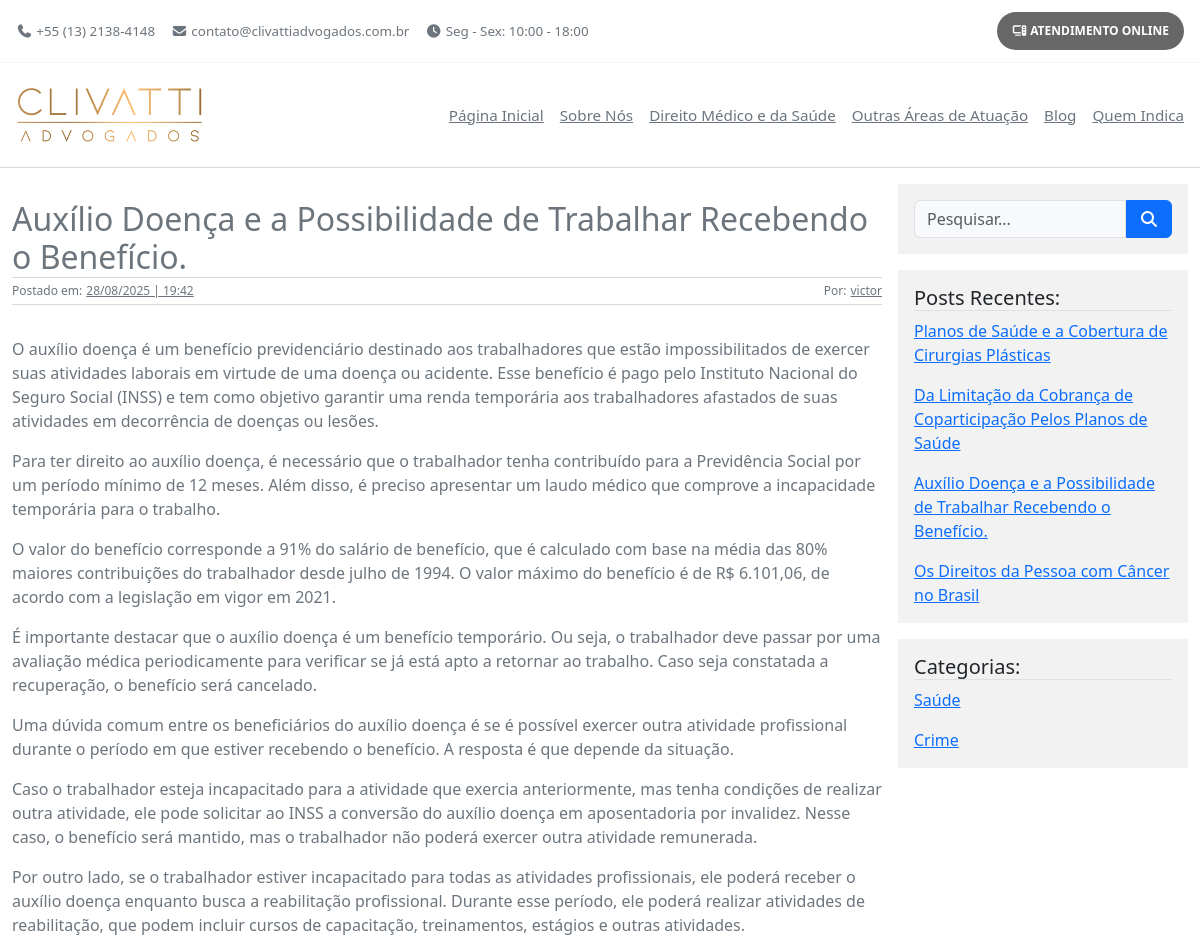
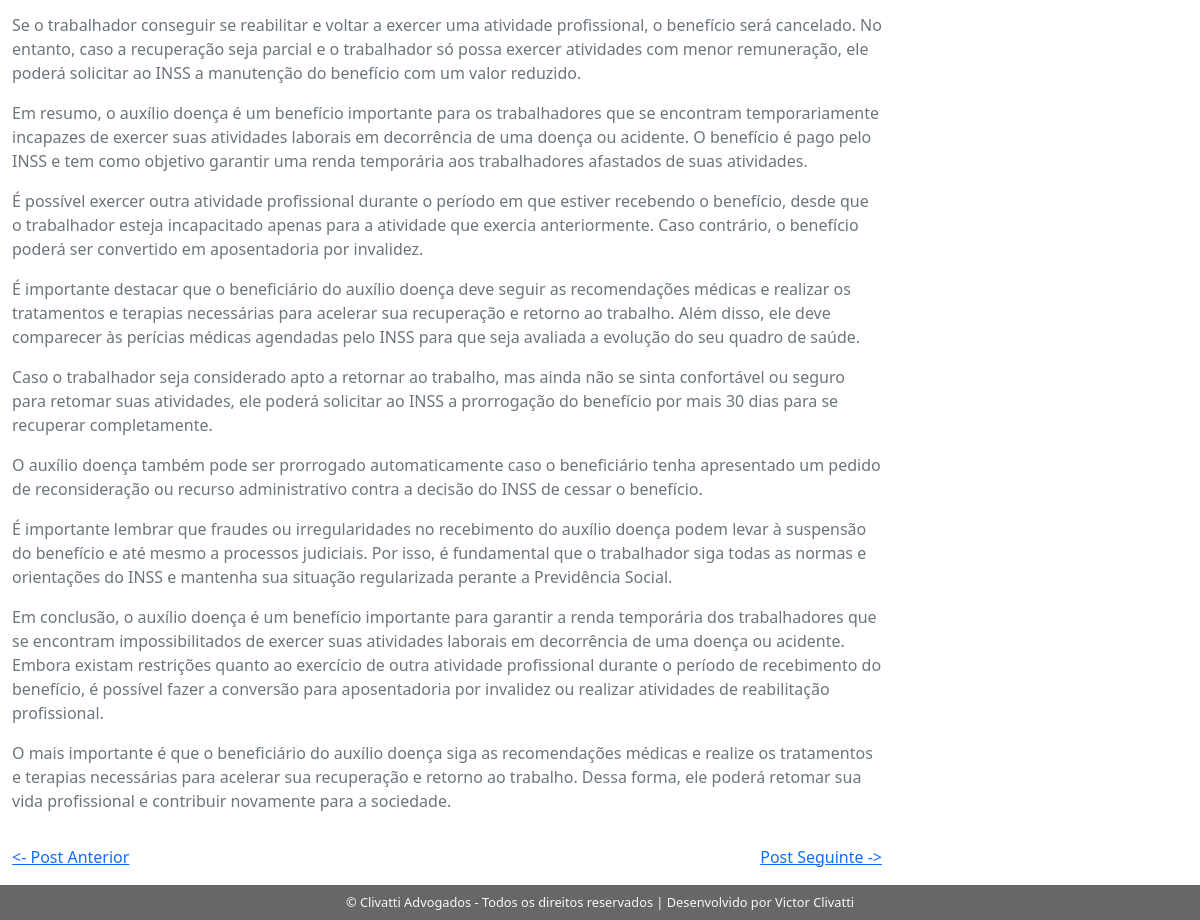
Screenshot of /blog/post/3 with the database file from the repository (2 pictures, top to bottom).
### blog/models.py (models this page shows, shortened)
class Post(models.Model):
    title = models.CharField(max_length=255)
    content = models.TextField()
    author = models.ForeignKey(User, on_delete=models.CASCADE)
    category = models.ForeignKey(PostCategory, on_delete=models.CASCADE)
    created_at = models.DateTimeField(auto_now_add=True)

class User(AbstractUser):
    pass

class PostCategory(models.Model):
    name = models.CharField(max_length=255)
    created_at = models.DateTimeField(auto_now_add=True)

### blog/views.py (the view, shortened to what this page needs)
# urls.py: path("post/<int:pk>", views.Post.as_view(), name="post"),
class Post(View):
    def get(self, request, pk):
        post = get_object_or_404(models.Post, pk=pk)
        try:
            post_anterior = models.Post.objects.filter(pk__lt=pk).order_by('-pk').first()
        except Post.DoesNotExist:
            post_anterior = None
        try:
            post_proximo = models.Post.objects.filter(pk__gt=pk).order_by('pk').first()
        except Post.DoesNotExist:
            post_proximo = None
        context = {
            "post": post,
            "previous_post": post_anterior,
            "next_post": post_proximo,
            "posts": models.Post.objects.all(),
            "categories": models.PostCategory.objects.all()
        }
        return render(request, "blog/post.html", context)

### blog/templates/blog/post.html (shortened to what this page needs)
{% extends "base.html" %}
{% load static %}
{% block extra_css %}
    <link rel="stylesheet" href="{% static 'blog/css/post.css' %}">
{% endblock %}
{% block main %}
    <div id="main" class="d-flex gap-3">
        <section id="post" class="text-secondary">
            <h2>{{ post.title }}</h2>
            <div class="d-flex justify-content-between info-div">
                <p class="d-flex gap-1">Postado em: <u>{{ post.created_at|date:"d/m/Y | H:i" }}</u></p>
                <p class="d-flex gap-1">Por: <u>{{ post.author.username }}</u></p>
            </div>
            <p class="post-content">{{ post.content|linebreaks }}</p>
            <div class="d-flex justify-content-between">
                {% if previous_post %}
                    <a href="{% url 'post' previous_post.id %}"><- Post Anterior</a>
                {% else %}
                    <span></span>
                {% endif %}
                {% if next_post %}
                    <a href="{% url 'post' next_post.id %}">Post Seguinte -></a>
                {% else %}
                    <span></span>
                {% endif %}
            </div>
        </section>
        <section id="options" class="w-25">
            <div class="input-group mb-3 px-3 py-3" style="background-color: var(--secondary-color);">
                <form method="get" class="w-100 d-flex">
                    <input type="text" name="q" class="form-control rounded-end-0" placeholder="Pesquisar..." value="{{ request.GET.q }}">
                    <button type="submit" class="btn btn-primary rounded-start-0"><i class="fa-solid fa-magnifying-glass d-flex justify-content-center"></i></button>
                </form>
            </div>
            <div class="mb-3 px-3 py-3" style="background-color: var(--secondary-color);">
                <h3 class="fs-5 border-bottom">Posts Recentes:</h3>
                <ul class="d-flex flex-column gap-3 list-unstyled m-0">
                    {% for post in posts|slice:":6" %}
                        <li><a href="{% url 'post' post.pk %}">{{ post.title }}</a></li>
                    {% endfor %}
                </ul>
            </div>
            <div class="mb-3 px-3 py-3" style="background-color: var(--secondary-color);">
                <h3 class="fs-5 border-bottom">Categorias:</h3>
                <ul class="d-flex flex-column gap-3 list-unstyled m-0">
                    {% for category in categories %}
                        <li>
                            <a href="{% url 'blog' %}?categoria={{ category.id }}">{{ category.name }}</a>
                        </li>
                    {% endfor %}
                </ul>
            </div>
        </section>
    </div>
{% endblock %}

### static/css/base.css (style rules this page uses)
body { background-color: #fff; }

### blog/static/blog/css/post.css (style rules this page uses)
h2 { max-width: 1175px; margin: 1rem 0 0; border-bottom: 1px solid var(--border); }

### static/css/variables.css (style rules this page uses)
:root { --bg: #fff; --main-color: #686767; --secondary-color: #F2F2F2; --font-family: 'Arial', sans-serif; --bs-body-bg: #f8f9fa; --border: #d8d8d8; --light-font: rgb(250, 248, 245); --dark-font: rgb(73, 72, 70); }

### rows the page displays
Post: title "Auxílio Doença e a Possibilidade de Trabalhar Recebendo o Benefício.", created_at|H "28/08/2025 | 19:42", author.username "victor", content "O auxílio doença é um benefício previdenciário destinado aos trabalhadores que estão impossibilitados de exercer suas atividades laborais em virtude de uma doença ou acidente. Esse benefício é pago pelo Instituto Nacional do Seguro Social (INSS) e tem como objetivo garantir uma renda temporária aos trabalhadores afastados de suas atividades em decorrência de doenças ou lesões. Para ter direito ao auxílio doença, é necessário que o trabalhador tenha contribuído para a Previdência Social por um período mínimo de 12 meses. Além disso, é preciso apresentar um laudo médico que comprove a incapacidade temporária para o trabalho. O valor do benefício corresponde a 91% do salário de benefício, que…"
Post: title "Planos de Saúde e a Cobertura de Cirurgias Plásticas"
Post: title "Da Limitação da Cobrança de Coparticipação Pelos Planos de Saúde"
Post: title "Os Direitos da Pessoa com Câncer no Brasil"
PostCategory: name "Saúde"
PostCategory: name "Crime"
